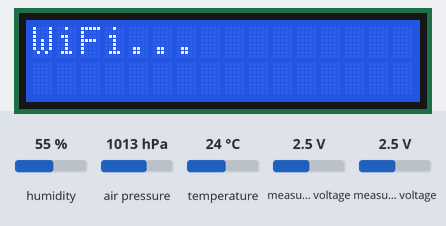
This sketch was run on a simulated ESP8266 (NodeMCU). Shown: 16×2 character LCD. The test bench sets the inputs (shaded band); at power-on: measured voltage 2.5 V, humidity 55 %, air pressure 1013 hPa, temperature 24 °C. WiFi joins after 1.5 s; servers stay silent unless stated; no MQTT or app messages arrive unless stated; what the sketch prints to the serial monitor is not drawn.

Above: at 0.5 s.
At 5.2 s:
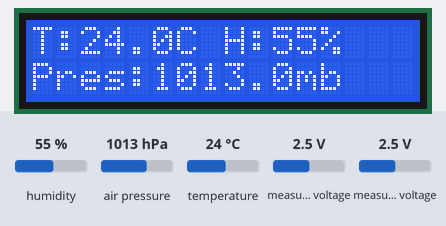
5.3 s: measured voltage (sensor 200) set to 1 V
8.3 s: measured voltage (sensor 200) set to 0.7 V
At 8.3 s:
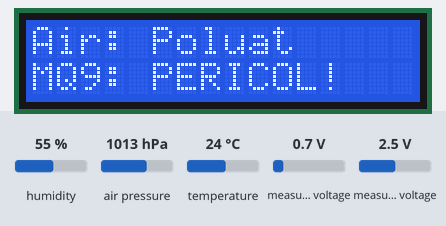
9.8 s: humidity set to 22 %
At 13.6 s:
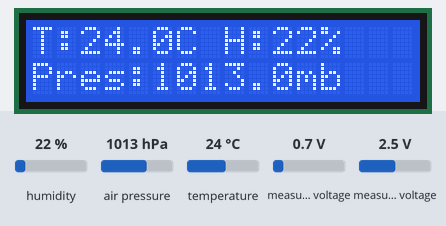
Timing chart, 0 to 15.1 s (numbered marks = the images above; inputs shaded):
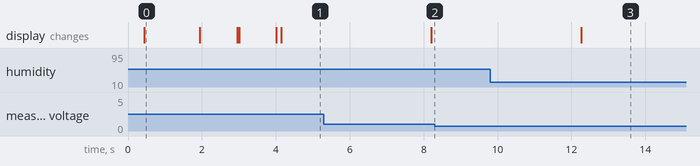

The sketch:

home_project_air_all_sensor_ads1115.ino
```cpp
#include <Wire.h>
#include <LiquidCrystal_I2C.h>
#include <Adafruit_AHTX0.h>
#include <Adafruit_BMP280.h>
#include <ESP8266WiFi.h>
#include <PubSubClient.h>
#include <Adafruit_ADS1X15.h>


// ── Config ─────────────────────────
const char* ssid = "Lita_Edi_Parter";
const char* password = "Ilinca20";
const char* mqtt_server = "192.168.20.189";
const char* mqtt_pub_topic = "read/sensor";
const char* mqtt_sub_topic = "home/sensor/cmd";

// ── Obiecte ────────────────────────
LiquidCrystal_I2C lcd(0x27, 16, 2);
Adafruit_AHTX0 aht;
Adafruit_BMP280 bmp;
WiFiClient espClient;
PubSubClient mqtt(espClient);
Adafruit_ADS1115 ads;


// ── Variabile ──────────────────────
String mesajPi     = "";
String mesajAfisare = "";
int    screen      = 0;
int    scrollPg    = 0;
int    totalPages  = 0;
unsigned long lastMs = 0;

float R0_MQ9 = 2.5;
const float RL_MQ9 = 1.0;
float R0_MQ135 = 2.06 ;
const float RL_MQ135 = 1.0;
;

// ── MQTT callback ─────────────────
void mqttCallback(char* topic, byte* payload, unsigned int length) {
  mesajPi = "";
  for (int i = 0; i < length; i++) {
    mesajPi += (char)payload[i];
  }
}

// ── MQTT connect ──────────────────
void connectMQTT() {
  while (!mqtt.connected()) {
    lcd.clear();
    lcd.print("MQTT...");
    if (mqtt.connect("NodeMCU_Display")) {
      mqtt.subscribe(mqtt_sub_topic);
      lcd.clear();
      lcd.print("MQTT OK");
      delay(1000);
      lcd.clear();
    } else {
      delay(2000);
    }
  }
}

// ── Build page pentru scroll ──────
String buildPage(String text, int page, int width) {
  int len = text.length();
  int index = 0;
  int currentPage = 0;

  while (index < len) {
    int end = index + width;
    if (end >= len) end = len;
    if (end < len && text[end] != ' ') {
      int back = end;
      while (back > index && text[back] != ' ') back--;
      if (back > index) end = back;
    }
    if (currentPage == page) {
      String result = text.substring(index, end);
      while ((int)result.length() < width) result += " ";
      return result;
    }
    index = end + 1;
    currentPage++;
  }
  return "                ";
}

// ── ADS helper ──
float readVoltage(uint8_t channel) {
  int16_t raw = ads.readADC_SingleEnded(channel);
  return raw * 0.1875 / 1000.0;
}

// ── simple smoothing buffers ──
float mq135Buffer[10];
float mq9Buffer[10];
int idxBuf135 = 0;
int idxBufMQ9 = 0;

float smooth(float *buf, float newVal, int &idx) {
  buf[idx] = newVal;
  idx = (idx + 1) % 10;
  float sum = 0;
  for (int i = 0; i < 10; i++) sum += buf[i];
  return sum / 10.0;
}

float getRsMQ9(float voltaj) {
  // Deoarece ai 10k + 10k, tensiunea reala este voltajul citit de ADS inmultit cu 2
  float v_real = voltaj * 2.0;

  // Limitam valorile pentru a evita erori de calcul (infinit sau negativ)
  if (v_real < 0.1) v_real = 0.1;
  if (v_real > 4.9) v_real = 4.9;

  // Formula: Rs = ((Vcc - Vreal) * RL) / Vreal
  return ((5.0 - v_real) * RL_MQ9) / v_real;
}

float getRsMQ135(float voltaj) {
  float v_real = voltaj * 2.0;

  if (v_real < 0.1) v_real = 0.1;
  if (v_real > 4.9) v_real = 4.9;

  return ((5.0 - v_real) * RL_MQ135) / v_real;
}

// ── Setup ─────────────────────────
void setup() {
  Serial.begin(115200);
  ads.begin();
  ads.setGain(GAIN_ONE);
  for (int i = 0; i < 10; i++) {
    float v = readVoltage(0);
    mq135Buffer[i] = v * 1000;
    v = readVoltage(1);
    mq9Buffer[i] = v * 1000;
    delay(20);
  }
  Wire.begin(4, 5);
  lcd.init();
  lcd.backlight();
  aht.begin();
  if (!bmp.begin(0x76) && !bmp.begin(0x77)) {
    Serial.println("BMP280 negasit!");
    while (1);
  }
  WiFi.begin(ssid, password);
  lcd.print("WiFi...");
  while (WiFi.status() != WL_CONNECTED) delay(500);
  lcd.clear();
  lcd.print("WiFi OK");
  delay(1000);
  mqtt.setServer(mqtt_server, 1883);
  mqtt.setCallback(mqttCallback);
  connectMQTT();
}

// ── Loop ──────────────────────────
void loop() {
  if (!mqtt.connected()) connectMQTT();
  mqtt.loop();

  // ── 1. Citire senzori ──
  sensors_event_t humidity, temp;
  aht.getEvent(&humidity, &temp);
  float presiune = bmp.readPressure() / 100.0F;

  // MQ135 (A0 ADS)
  float v135 = readVoltage(0);
  float rs135 = getRsMQ135(v135);
  float ratio135 = rs135 / R0_MQ135;
  float ppm = smooth(mq135Buffer, v135 * 1000, idxBuf135);

  // MQ9 (A1 ADS)
  float v9 = readVoltage(1);
  float raw9 = v9 * 1000;
  float ppmMQ9 = smooth(mq9Buffer, raw9, idxBufMQ9);
  float rsCurrent = getRsMQ9(v9);
  float ratio = rsCurrent / R0_MQ9;

  // Calibrare Serial
  Serial.print("MQ135 Ratio: "); Serial.print(ratio135);
  Serial.print(" | MQ9 Ratio: "); Serial.println(ratio);
  // Adaugă asta sub citirile de senzori pentru 1 minut
  // Serial.print("SCRIE ASTA IN R0_MQ135: "); Serial.println(rs135);
  // Serial.print("SCRIE ASTA IN R0_MQ9: "); Serial.println(rsCurrent);

  // ── 2. Publicare date prin MQTT (la 10 secunde) ──
  static unsigned long lastMqttPublish = 0;
  if (millis() - lastMqttPublish >= 10000) {
      char payload[180];
      snprintf(payload, sizeof(payload),
        "{\"temp\":%.1f,\"hum\":%.0f,\"pres\":%.1f,\"mq135_r\":%.2f,\"mq9_r\":%.2f}",
        temp.temperature,
        humidity.relative_humidity,
        presiune,
        ratio135,
        ratio);

      mqtt.publish(mqtt_pub_topic, payload);
      lastMqttPublish = millis();
  }

  // ── 3. Procesare mesaj nou primit ──
  if (mesajPi.length() > 0) {
    mesajAfisare = mesajPi;
    mesajPi = "";

    int totalLinii = 0;
    int idx = 0;
    while (idx < mesajAfisare.length()) {
      int end = idx + 16;
      if (end >= mesajAfisare.length()) end = mesajAfisare.length();
      if (end < mesajAfisare.length() && mesajAfisare[end] != ' ') {
        int back = end;
        while (back > idx && mesajAfisare[back] != ' ') back--;
        if (back > idx) end = back;
      }
      idx = end + 1;
      totalLinii++;
    }
    totalPages = (totalLinii + 1) / 2;
    scrollPg = 0;
  }

  // ── 4. Schimbare automată ecrane (la fiecare 4 secunde) ──
  if (millis() - lastMs >= 4000) {
    lastMs = millis();
    lcd.clear();

    if (screen == 0) {
      lcd.setCursor(0, 0);
      lcd.print("T:"); lcd.print(temp.temperature, 1);
      lcd.print("C H:"); lcd.print(humidity.relative_humidity, 0); lcd.print("%");
      lcd.setCursor(0, 1);
      lcd.print("Pres:"); lcd.print(presiune, 1); lcd.print("mb");
      screen = 1;
    }
    else if (screen == 1) {
      lcd.setCursor(0, 0);
      lcd.print("Air: ");
      if (ratio135 > 0.8)      lcd.print("Excelent");
      else if (ratio135 > 0.5) lcd.print("Moderat ");
      else                     lcd.print("Poluat  ");

      lcd.setCursor(0, 1);
      lcd.print("MQ9: ");
      if (ratio > 0.9)         lcd.print("Excelent");
      else if (ratio > 0.5)    lcd.print("Atentie!");
      else if (ratio > 0.2)    lcd.print("MODERAT ");
      else                     lcd.print("PERICOL!");

      if (mesajAfisare.length() > 0) screen = 2;
      else screen = 0;
    }
    else if (screen == 2) {
      lcd.setCursor(0, 0);
      lcd.print(buildPage(mesajAfisare, scrollPg * 2, 16));
      lcd.setCursor(0, 1);
      lcd.print(buildPage(mesajAfisare, scrollPg * 2 + 1, 16));
      scrollPg++;
      if (scrollPg >= totalPages) {
        screen = 0;
        scrollPg = 0;
      }
    }
  }
} // Aceasta este acolada finală care închide loop-ul
```

Measured:
- the behaviour switches between 0.9 and 0.8 V on measured voltage (sensor 200) (found by bisection; images 1 and 2)
- after the input at 8.3 s, every drawn part: stays the same
- what the display in image 0 shows lasts 1.5 s, from 0.4 s to 1.9 s
